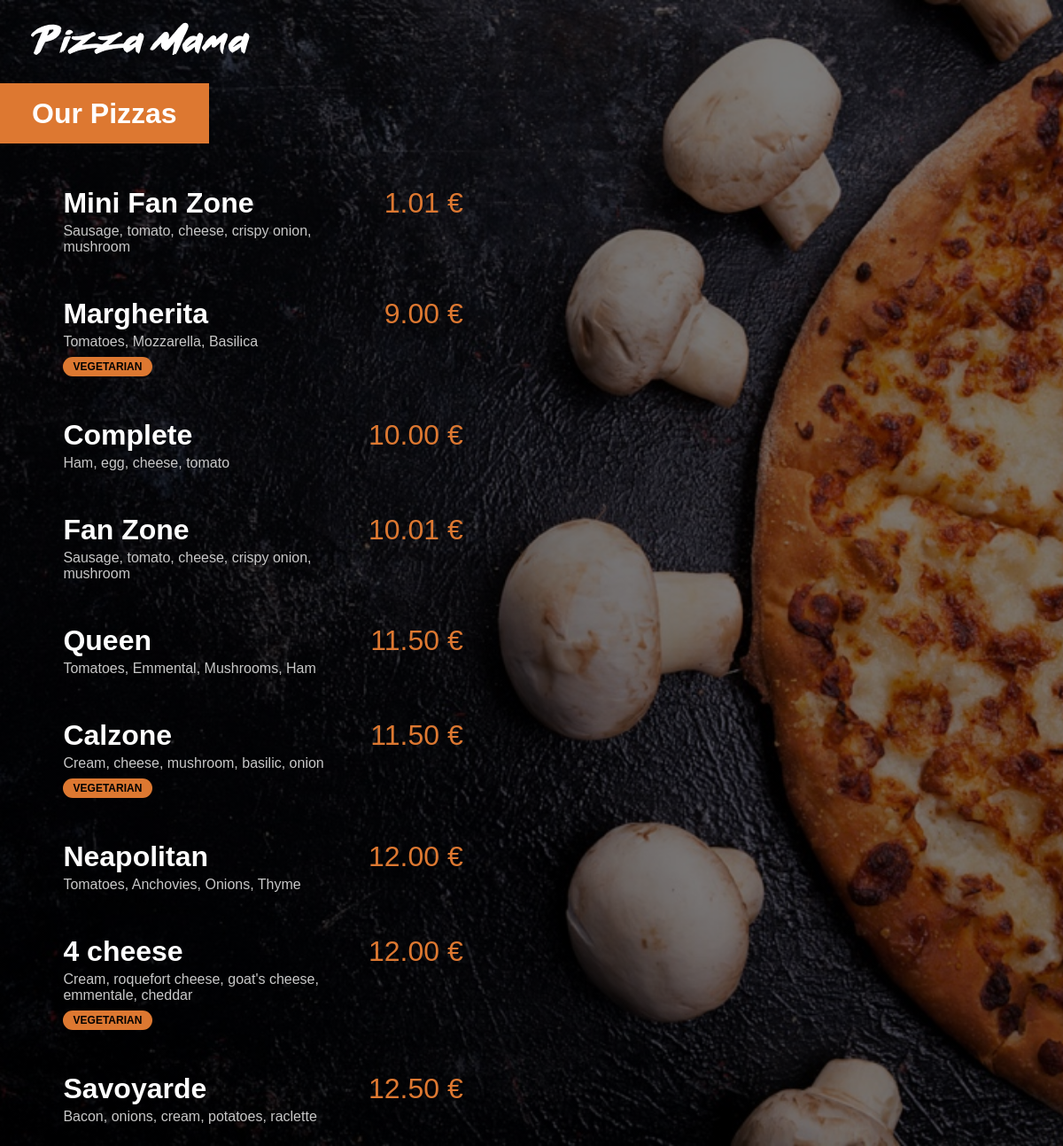
The app's page /menu/ with its own data.
### menu/models.py (models this page shows, shortened)
class Pizza(models.Model):
    name = models.CharField(max_length=250)
    ingredients = models.CharField(max_length=500)
    price = models.FloatField(default=0)
    vegetarian = models.BooleanField(default=False)

### menu/views.py (the view)
# urls.py: path('', views.index, name="index"),
def index(request):
    pizzas = Pizza.objects.all().order_by('price')
    return render(request, 'menu/index.html', { 'pizzas': pizzas })

### menu/templates/menu/index.html (shortened to what this page needs)
{% load static %}
<html lang="en">
<head>
    <link rel="stylesheet" href="{% static 'menu/style.css' %}">
</head>
<body>
    <a href="{% url 'main:index' %}"><img class="small-logo" src="{% static 'menu/images/small_logo.png' %}"></a>
    <div class="menu-title">
        <h1>Our Pizzas</h1>
    </div>
    <section class="main-pizzas">
        {% for pizza in pizzas %}
            <div class="main-pizza">
                <span class="pizza-title">{{ pizza.name }} </span>
                <span class="pizza-price"> {{ pizza.price | floatformat:2 }} €</span>
                <span class="pizza-ingredients">{{ pizza.ingredients }}</span>
                {% if pizza.vegetarian %}
                    <span class="pizza-vegetarian">VEGETARIAN</span>
                {% endif %}
            </div>
        {% endfor %}
    </section>
</body>
</html>

### menu/static/menu/style.css (style rules this page uses)
* { margin: 0; padding:0; }
body { font-family: Arial; color: white; background: linear-gradient(0deg, rgba(0, 0, 0, 0.5), rgba(0, 0, 0, 0.5)), url("images/menu_background.jpg") no-repeat center center fixed; -webkit-background-size: cover; -moz-background-size: cover; -o-background-size: cover; background-size: cover; }
.small-logo { margin-top: 25px; margin-left: 35px; }
h1 { background-color: #DD7831; display: inline; padding: 2vh 3%; }
.menu-title { margin-top: 6vh; margin-bottom: 5vh; }
.main-pizzas { margin-left: 5%; }
.main-pizza { padding: 3vh 1%; }
.pizza-title { font-size: 2rem; font-weight: bold; display:inline-block; width:25%; }
.pizza-price { font-size:2rem; color: #DD7831; display:inline-block; width: 15%; text-align: right; }
.pizza-ingredients { font-size:1rem; color: #C8C8C8; display:block; margin-top:4px; max-width: 30% }
.pizza-vegetarian { background-color: #DD7831; color: black; font-size: 0.75rem; margin-top:1vh; padding: 0.5vh 1%; border-radius: 25px; display:inline-block; font-weight:bold; }

### records on screen
Pizza: name "Mini Fan Zone", price "1.01", ingredients "Sausage, tomato, cheese, crispy onion, mushroom"
Pizza: name "Margherita", price "9.00", ingredients "Tomatoes, Mozzarella, Basilica", vegetarian "VEGETARIAN"
Pizza: name "Complete", price "10.00", ingredients "Ham, egg, cheese, tomato"
Pizza: name "Fan Zone", price "10.01", ingredients "Sausage, tomato, cheese, crispy onion, mushroom"
Pizza: name "Queen", price "11.50", ingredients "Tomatoes, Emmental, Mushrooms, Ham"
Pizza: name "Calzone", price "11.50", ingredients "Cream, cheese, mushroom, basilic, onion", vegetarian "VEGETARIAN"
Pizza: name "Neapolitan", price "12.00", ingredients "Tomatoes, Anchovies, Onions, Thyme"
Pizza: name "4 cheese", price "12.00", ingredients "Cream, roquefort cheese, goat's cheese, emmentale, cheddar", vegetarian "VEGETARIAN"
Pizza: name "Savoyarde", price "12.50", ingredients "Bacon, onions, cream, potatoes, raclette"
